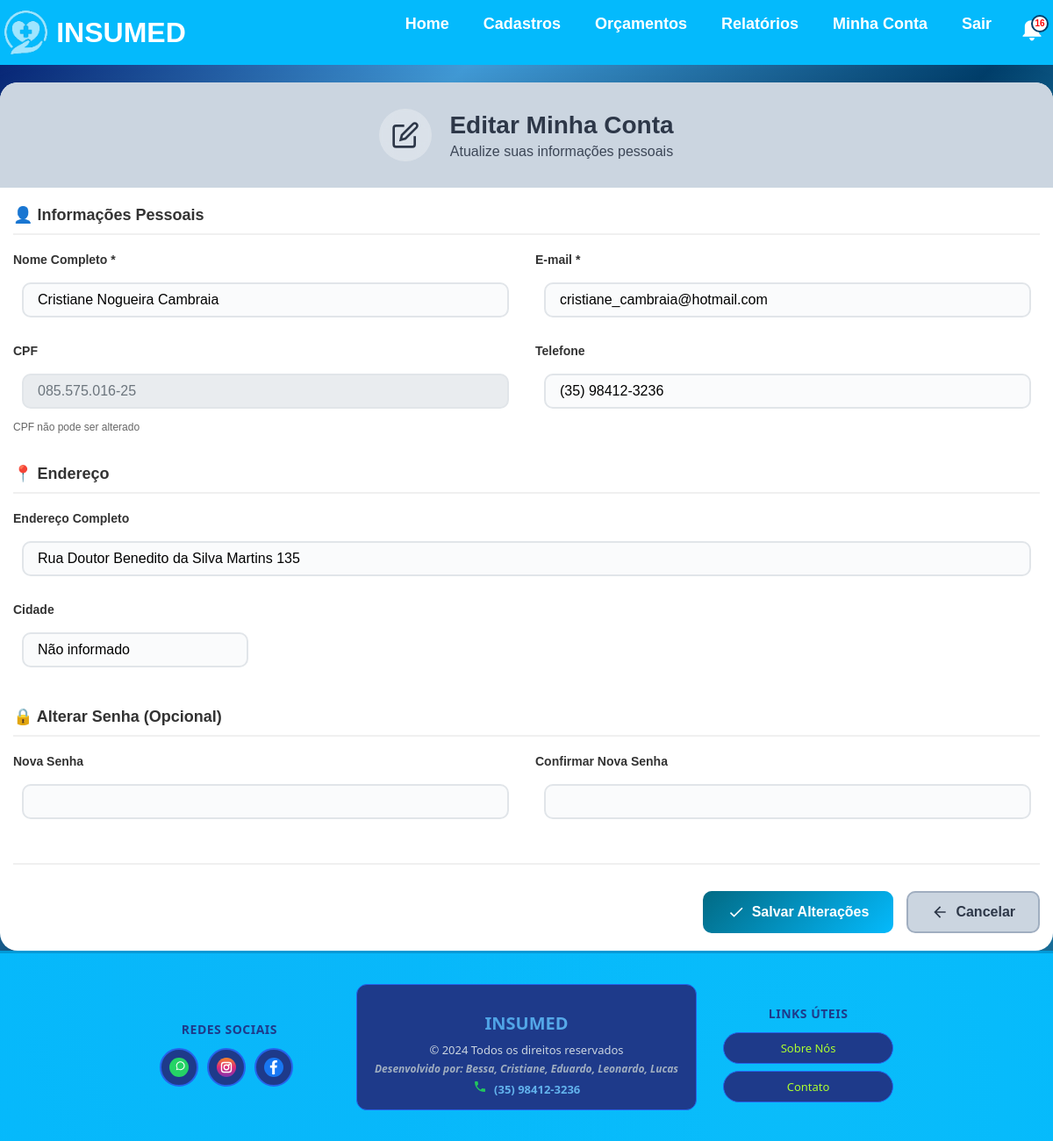
Before: /editar-conta/ (signed in) with the older database file.
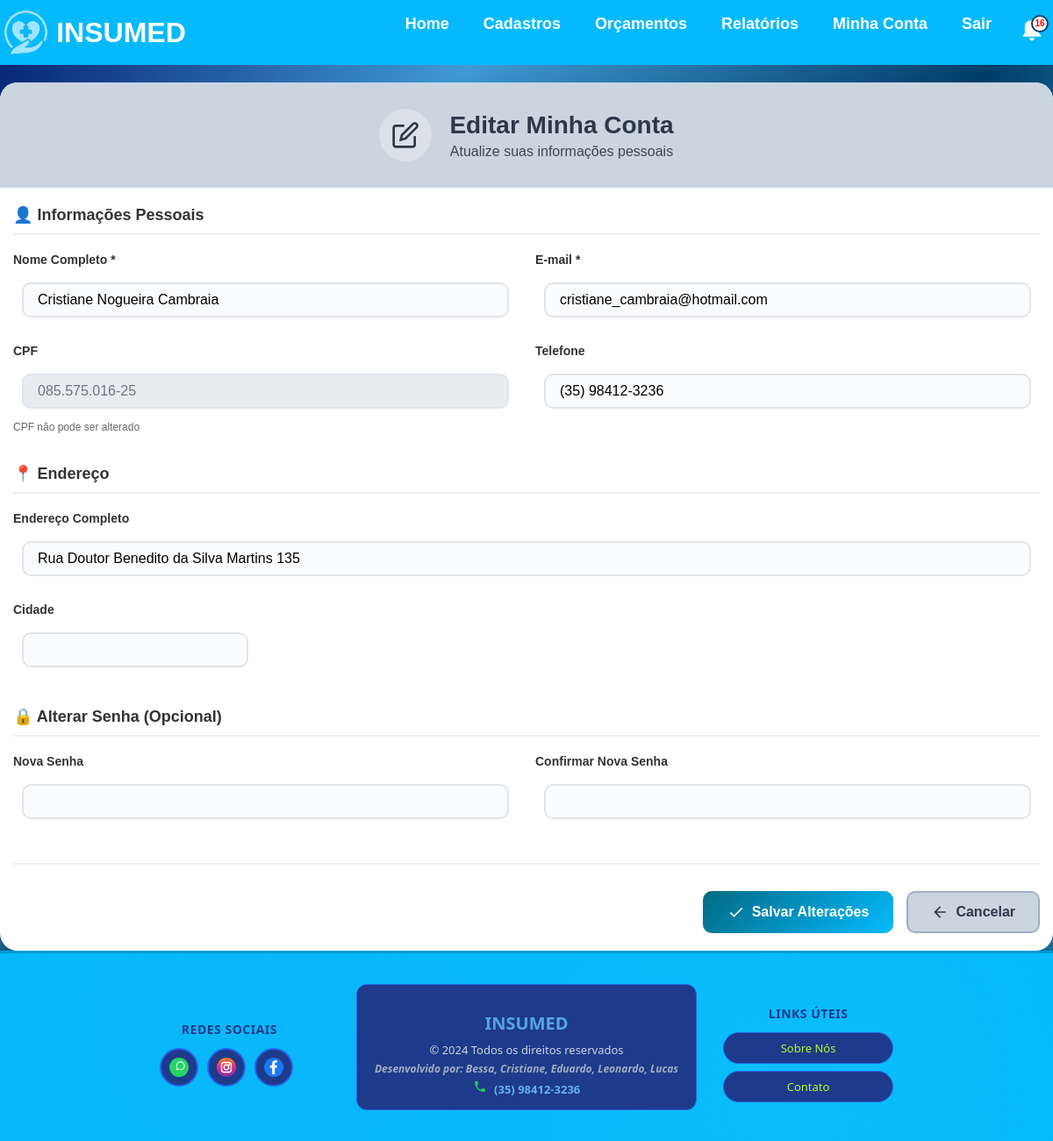
After: the same page with the newer database file.
### app/models.py (models this page shows, shortened)
class Usuario(models.Model):
    UF_CHOICES = [
        ('AC', 'Acre'), ('AL', 'Alagoas'), ('AP', 'Amapá'), ('AM', 'Amazonas'),
        ('BA', 'Bahia'), ('CE', 'Ceará'), ('DF', 'Distrito Federal'), ('ES', 'Espírito Santo'),
        ('GO', 'Goiás'), ('MA', 'Maranhão'), ('MT', 'Mato Grosso'), ('MS', 'Mato Grosso do Sul'),
        ('MG', 'Minas Gerais'), ('PA', 'Pará'), ('PB', 'Paraíba'), ('PR', 'Paraná'),
        ('PE', 'Pernambuco'), ('PI', 'Piauí'), ('RJ', 'Rio de Janeiro'), ('RN', 'Rio Grande do Norte'),
        ('RS', 'Rio Grande do Sul'), ('RO', 'Rondônia'), ('RR', 'Roraima'), ('SC', 'Santa Catarina'),
        ('SP', 'São Paulo'), ('SE', 'Sergipe'), ('TO', 'Tocantins')
    ]
    nome = models.CharField(max_length=200)
    email = models.EmailField(max_length=200, unique=True)
    cpf = models.CharField(max_length=20, unique=True)
    endereco = models.CharField(max_length=200)
    cidade = models.CharField(max_length=200)
    uf = models.CharField(max_length=2, choices=UF_CHOICES, default='SP')
    telefone = models.CharField(max_length=20)
    data_nascimento = models.DateField()
    senha = models.CharField(max_length=128)
    ativo = models.BooleanField(default=True)

### app/views_minha_conta.py (the view, shortened to what this page needs)
# urls.py: path('editar-conta/', editar_conta, name='editar_conta'),
@login_required_custom
def editar_conta(request):
    usuario_id = request.session.get('usuario_logado')
    usuario = Usuario.objects.get(id=usuario_id)
    return render(request, 'editar_conta.html', {'usuario': usuario})

### app/context_processors.py (called while the page is built)
def usuario_logado(request):
    try:
        context = {
            'usuario_logado': 'usuario_logado' in request.session,
            'admin_logado': 'admin_logado' in request.session,
            'notificacoes_count': 0
        }
        return context
    except Exception:
        return {
            'usuario_logado': False,
            'admin_logado': False,
            'notificacoes_count': 0
        }

### app/templates/editar_conta.html (shortened to what this page needs)
{% extends 'base.html' %}
{% block content %}
<div class="editar-conta-container">
    <div class="header-section">
        <div class="icon-title">
            <div class="icon-circle">
                <svg width="32" height="32" viewBox="0 0 24 24" fill="none">
                    <path d="M11 4H4a2 2 0 0 0-2 2v14a2 2 0 0 0 2 2h14a2 2 0 0 0 2-2v-7" stroke="#2d3748" stroke-width="2" fill="none"/>
                    <path d="M18.5 2.5a2.121 2.121 0 0 1 3 3L12 15l-4 1 1-4 9.5-9.5z" stroke="#2d3748" stroke-width="2" fill="none"/>
                </svg>
            </div>
            <div>
                <h1>Editar Minha Conta</h1>
                <p>Atualize suas informações pessoais</p>
            </div>
        </div>
    </div>
    <form method="post" class="modern-form">
        <div class="form-section">
            <div class="section-header">
                <h3>👤 Informações Pessoais</h3>
            </div>
            <div class="form-row">
                <div class="form-group">
                    <label for="nome">Nome Completo *</label>
                    <input type="text" name="nome" id="nome" value="{{ usuario.nome }}" required>
                </div>
                <div class="form-group">
                    <label for="email">E-mail *</label>
                    <input type="email" name="email" id="email" value="{{ usuario.email }}" required>
                </div>
            </div>
            <div class="form-row">
                <div class="form-group">
                    <label for="cpf">CPF</label>
                    <input type="text" name="cpf" id="cpf" value="{{ usuario.cpf }}" readonly>
                    <small>CPF não pode ser alterado</small>
                </div>
                <div class="form-group">
                    <label for="telefone">Telefone</label>
                    <input type="text" name="telefone" id="telefone" value="{{ usuario.telefone|default:'' }}" maxlength="15" onkeypress="return /[0-9]/.test(event.key) || event.key === 'Backspace'" oninput="formatTelefone(this)">
                </div>
            </div>
        </div>
        <div class="form-section">
            <div class="section-header">
                <h3>📍 Endereço</h3>
            </div>
            <div class="form-row">
                <div class="form-group endereco-group">
                    <label for="endereco">Endereço Completo</label>
                    <input type="text" name="endereco" id="endereco" value="{{ usuario.endereco|default:'' }}">
                </div>
                <div class="form-group">
                    <label for="cidade">Cidade</label>
                    <input type="text" name="cidade" id="cidade" value="{{ usuario.cidade|default:'' }}">
                </div>
            </div>
        </div>
        <div class="form-section">
            <div class="section-header">
                <h3>🔒 Alterar Senha (Opcional)</h3>
            </div>
            <div class="form-row">
                <div class="form-group">
                    <label for="nova_senha">Nova Senha</label>
                    <input type="password" name="nova_senha" id="nova_senha">
                </div>
                <div class="form-group">
                    <label for="confirmar_senha">Confirmar Nova Senha</label>
                    <input type="password" name="confirmar_senha" id="confirmar_senha">
                </div>
            </div>
        </div>
        <div class="form-actions">
            <button type="submit" class="btn-primary">
                <svg width="20" height="20" viewBox="0 0 24 24" fill="none">
                    <path d="M9 16.17L4.83 12l-1.42 1.41L9 19 21 7l-1.41-1.41z" fill="white"/>
                </svg>
                Salvar Alterações
            </button>
            <a href="{% url 'minha_conta' %}" class="btn-secondary">
                <svg width="20" height="20" viewBox="0 0 24 24" fill="none">
                    <path d="M20 11H7.83l5.59-5.59L12 4l-8 8 8 8 1.41-1.41L7.83 13H20v-2z" fill="#2d3748"/>
                </svg>
                Cancelar
            </a>
        </div>
    </form>
</div>
{% endblock %}

Changed rows visible on the page:
changed Usuario "Cristiane Nogueira Cambraia": cidade "Não informado" → (not shown)
